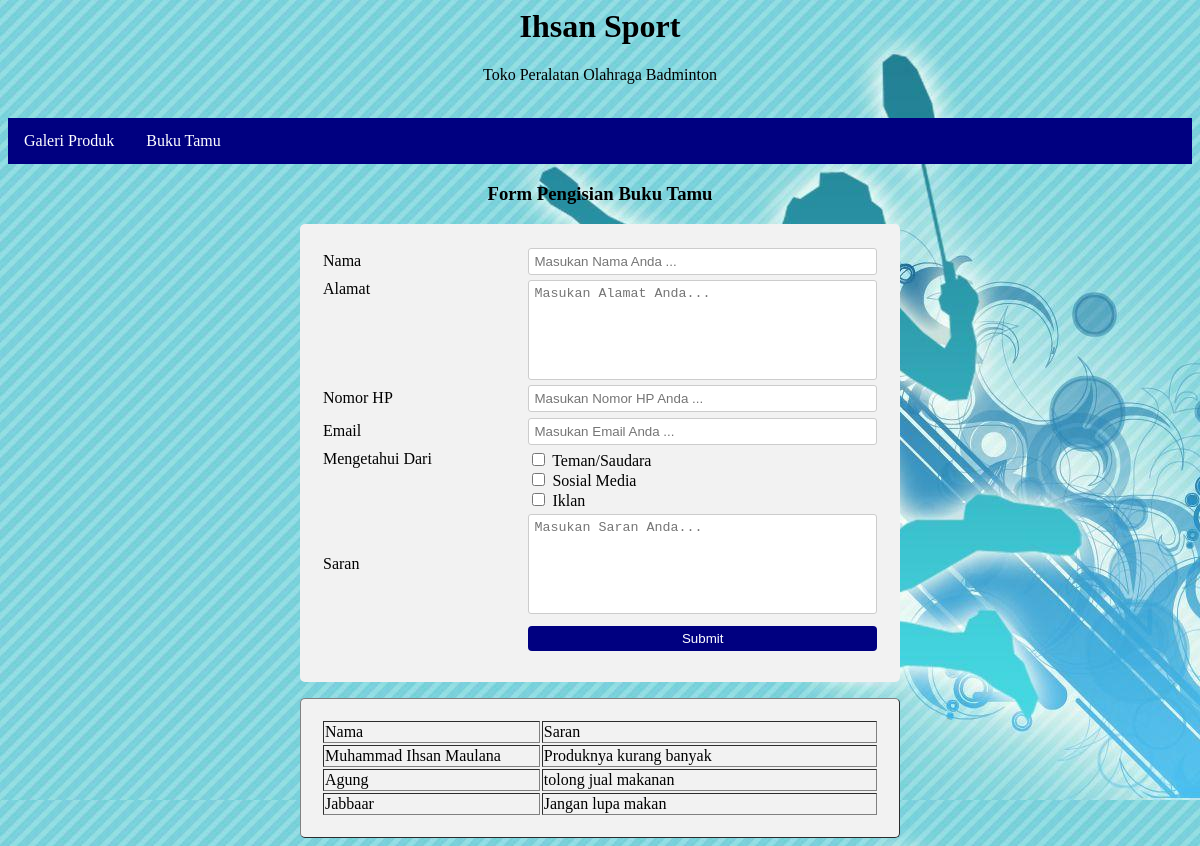
Page /Buku_Tamu.php on the committed database.
### tables this page shows
CREATE TABLE `buku_tamu` (
  `ID_Customer` int(11) NOT NULL,
  `Nama_Customer` varchar(100) NOT NULL,
  `Alamat_Customer` text NOT NULL,
  `NoHP_Customer` varchar(20) NOT NULL,
  `Email_Customer` varchar(50) NOT NULL,
  `Sumber_Customer` varchar(20) NOT NULL,
  `Sumber_Customer_2` varchar(20) NOT NULL,
  `Sumber_Customer_3` varchar(20) NOT NULL,
  `Saran_Customer` text NOT NULL
);

### Buku_Tamu.php (the view, shortened to what this page needs)
<html>
<head>
</head>
<h1 id="judul">Ihsan Sport</h1>
<p id="ket_judul">Toko Peralatan Olahraga Badminton</p>
<br/>
<div class="topnav">
  <a href="Home.php">Galeri Produk</a>
  <a href="Buku_Tamu.php">Buku Tamu</a>
</div>
<h3>Form Pengisian Buku Tamu</h3>
<body>
	<form method="POST" action="Buku_Tamu.php" >
		<table border="0" class="table" align="center">
			<tr>
				<td>Nama</td>
				<td>
					<input type="text" id="Nama" name="Nama" placeholder="Masukan Nama Anda ..." />
				</td>
			</tr>
			<tr>
				<td valign="top">Alamat</td>
				<td>
					<textarea id="Alamat" name="Alamat" placeholder="Masukan Alamat Anda..."></textarea>
				</td>
			</tr>
			<tr>
				<td>Nomor HP</td>
				<td>
					<input type="text" id="NoHP" name="NoHP" placeholder="Masukan Nomor HP Anda ..." />
				</td>
			</tr>
			<tr>
				<td>Email</td>
				<td>
					<input type="text" id="Email" name="Email" placeholder="Masukan Email Anda ..." />
				</td>
			</tr>
			<tr>
				<td valign="top">Mengetahui Dari</td>
				<td>
					<input type="checkbox" id="Teman_Saudara" name="Teman_Saudara" value="Teman/Saudara"> Teman/Saudara
					<input type="checkbox" id="Sosial_Media" name="Sosial_Media" value="Sosial Media"> Sosial Media
					<input type="checkbox" id="Iklan" name="Iklan" value="Iklan"> Iklan
				</td>
			</tr>
			<tr>
				<td>Saran</td>
				<td>
					<textarea id="Saran" name="Saran" placeholder="Masukan Saran Anda..."></textarea>
				</td>
			</tr>
			<tr>
				<td>&nbsp;</td>
				<td>
					<input type="submit" value="Submit" id="save" name="save">
				</td>
			</tr>
		</table>
	</form>
<table border="1"  class="table" align="center">
		<tr>
			<td width="300px">Nama</td>
			<td width="500px">Saran</td>
		</tr>
<?php
	$servername = "localhost";
	$username = "root";
	$password = "";
	$dbname = "db_olshop";
	$conn = new mysqli($servername, $username, $password, $dbname);
	$sql = "SELECT * FROM buku_tamu";
	$result = $conn->query($sql);
	if ($result->num_rows > 0) {
		while($row = $result->fetch_assoc()) {
			echo '
				<tr>
					<td width="300px">'.$row["Nama_Customer"].'</td>
					<td width="500px">'.$row["Saran_Customer"].'</td>
				</tr>
			';
		}
	}
?>
</table>
</body>
</html>

### Buku_Tamu.php (style rules this page uses)
#judul,#ket_judul { text-align:center }
.topnav { overflow: hidden; background-color:navy; }
.topnav a { float: left; display: block; color: white; text-align: center; padding: 14px 16px; text-decoration: none; }
body { background-image: url("back1.jpg"); //background-color:black; }
h3 { text-align: center; }
input[type=text], select { width: 100%; padding: 5px 5px; margin: 1px 0; display: inline-block; border: 1px solid #ccc; border-radius: 3px; box-sizing: border-box; }
input[type=submit] { width: 100%; background-color: navy; color: white; padding: 5px 5px; margin: 8px 0; border: none; border-radius: 4px; cursor: pointer; }
textarea { width: 100%; height: 100px; padding: 5px 5px; box-sizing: border-box; border: 1px solid #ccc; border-radius: 3px; resize: none; }
.table { border-radius: 5px; background-color: #f2f2f2; padding: 20px; width: 600px; }

### rows in the picture
buku_tamu: Nama_Customer "Muhammad Ihsan Maulana", Saran_Customer "Produknya kurang banyak"
buku_tamu: Nama_Customer "Agung", Saran_Customer "tolong jual makanan"
buku_tamu: Nama_Customer "Jabbaar", Saran_Customer "Jangan lupa makan"
